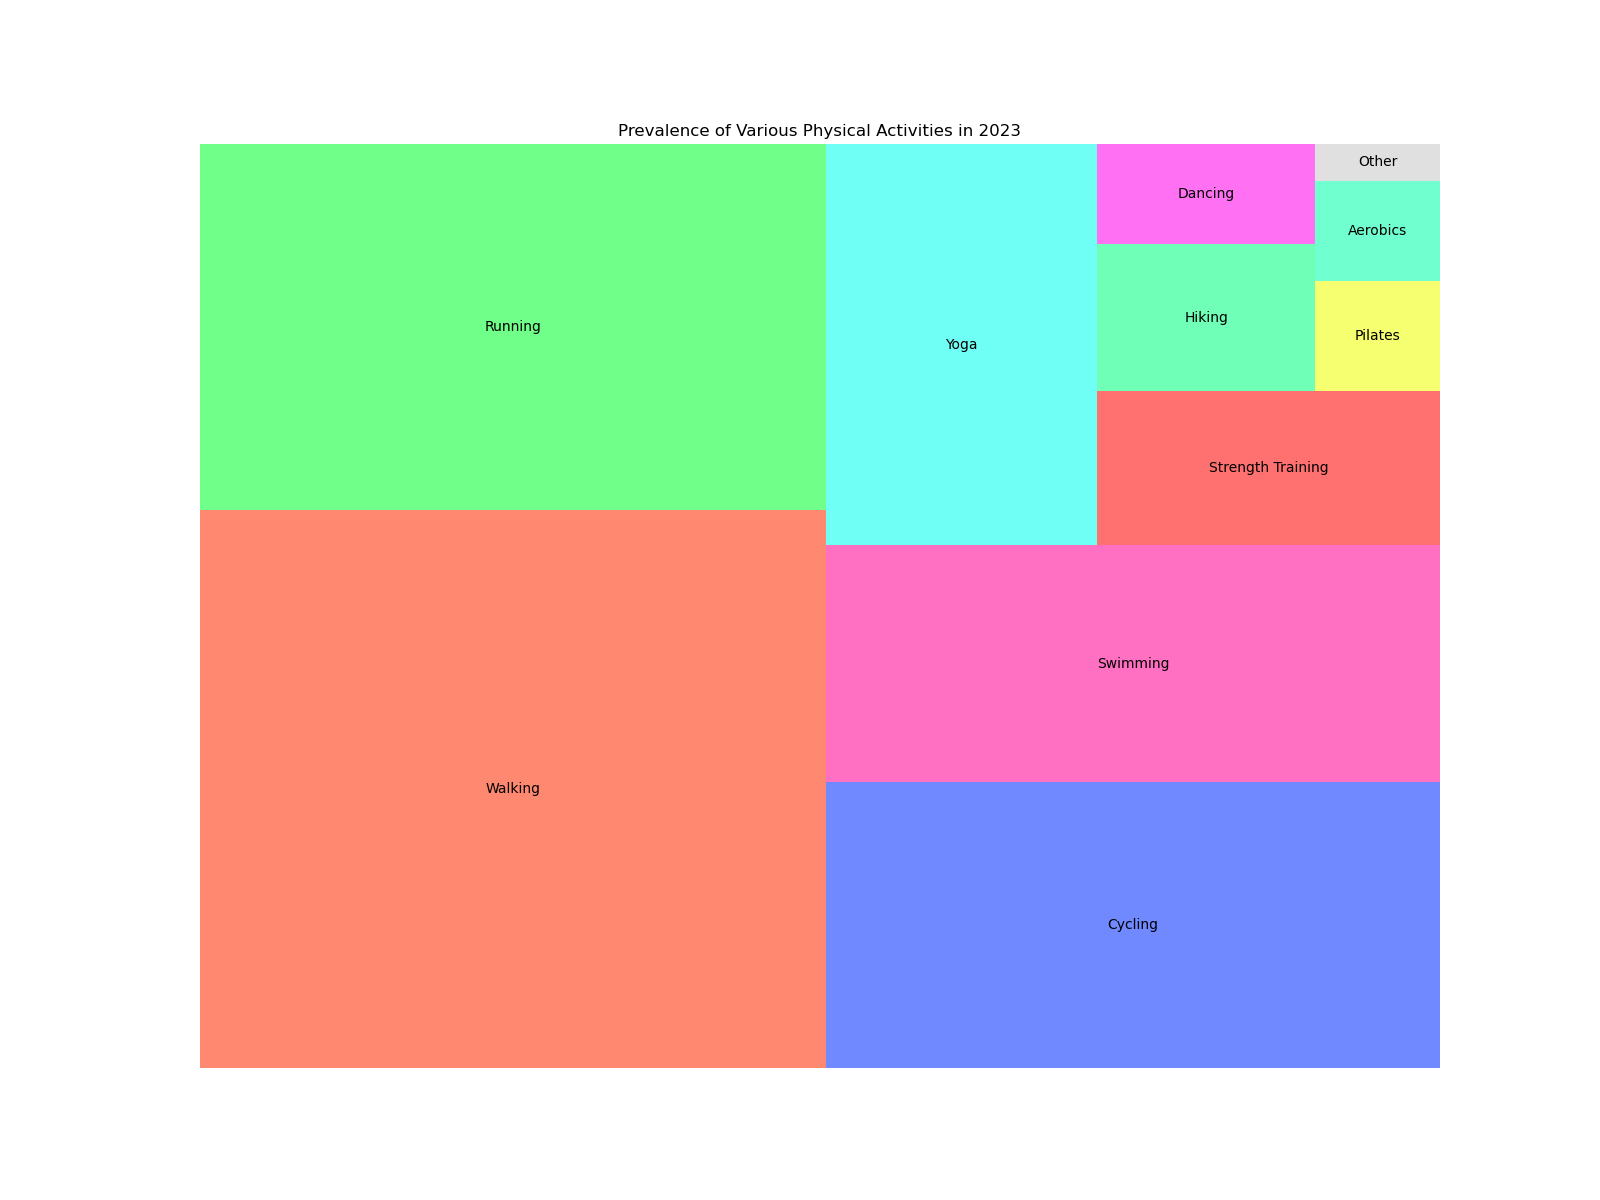

This chart was generated by the following Python code:

import matplotlib.pyplot as plt
import squarify

# Data points
activities = ['Walking', 'Running', 'Cycling', 'Swimming', 'Yoga', 'Strength Training', 'Hiking', 'Dancing', 'Pilates', 'Aerobics', 'Other']
prevalence = [30.5, 20.0, 15.3, 12.7, 9.5, 4.6, 2.8, 1.9, 1.2, 1.1, 0.4]

# Color scheme
colors = ['#FF5733', '#33FF57', '#3357FF', '#FF33A8', '#33FFF1', '#FF3333', '#33FF99', '#FF33EE', '#F3FF33', '#33FFBB', '#D3D3D3']

plt.figure(figsize=(16, 12))
squarify.plot(sizes=prevalence, label=activities, color=colors, alpha=0.7)

# Chart details
plt.title('Prevalence of Various Physical Activities in 2023')
plt.axis('off')

plt.show()
